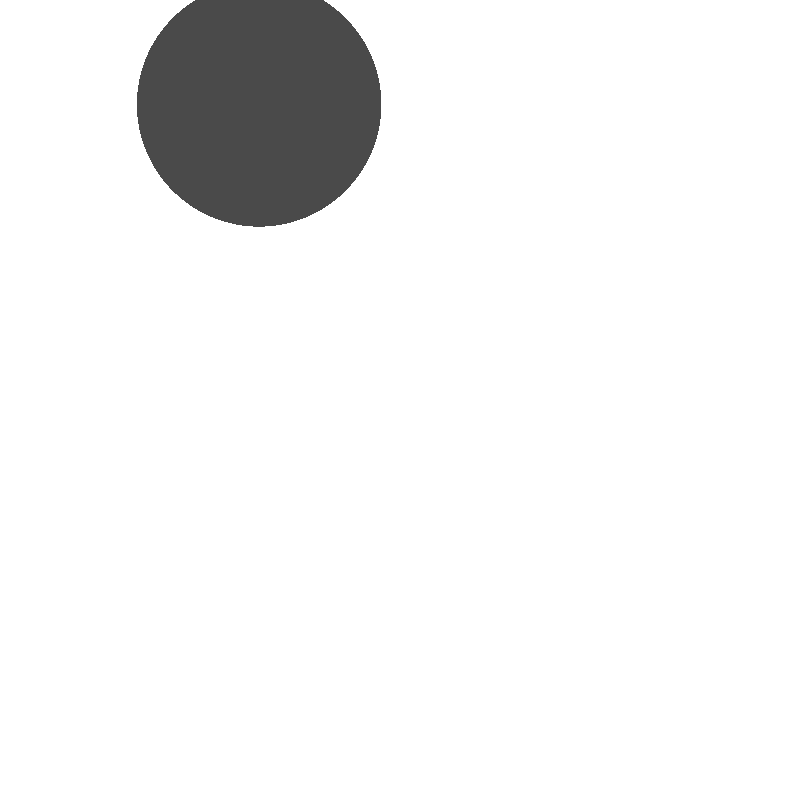
Frame 1 (no input)
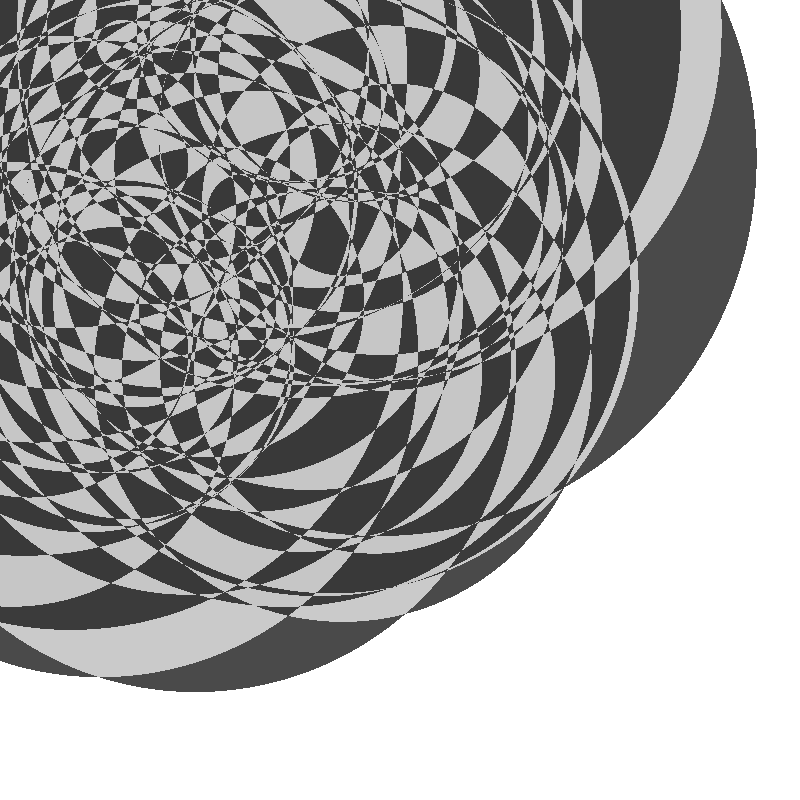
Frame 60 (the mouse pressed at the canvas centre just before this capture)
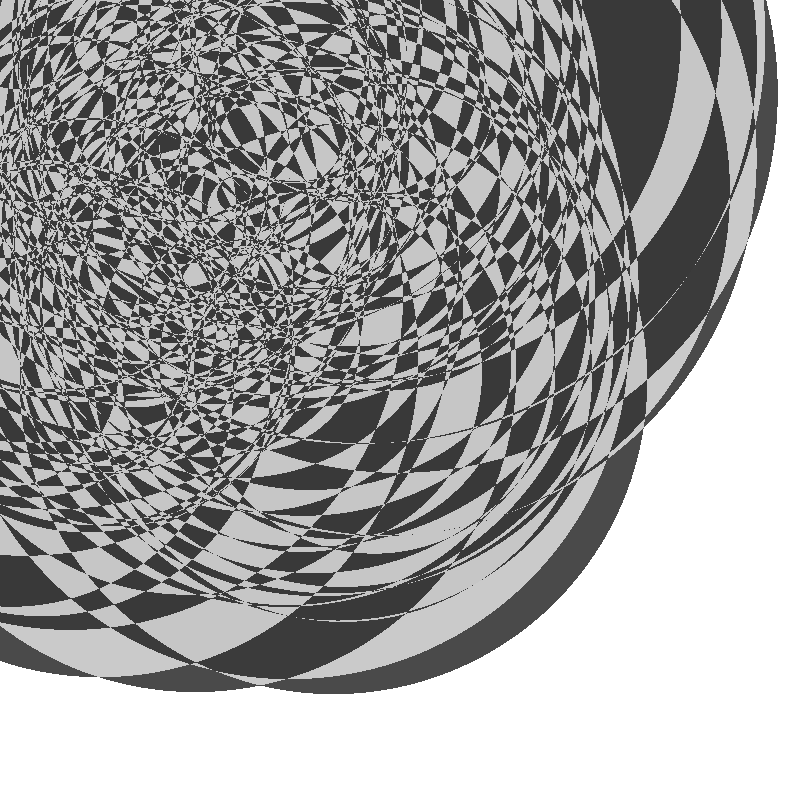
Frame 120 (the mouse held since frame 60 and released just before this capture)

The Processing sketch that drew these frames (run headless with seeded random() and noise(); from frame 60 on, the mouse is pressed at the canvas centre):

// Processing sketch: processing_100296
// ── processing_100296.pde

int[][] colors = new int[800][800];
PVector press;
PVector release;
float radius;
int z;
PVector x;
color a;
void setup(){
  size(800,800);
  frameRate(60);
  background(255);
  for(int i = 0; i < width; i++){
    for(int j = 0; j < height; j++){
      colors[i][j] = 255;
    }
  }
  smooth();
}
void draw(){
press = new PVector(random(width/2),random(height/2));
release = new PVector(random(width/2),random(height/2));
radius = PVector.dist(press,release);
  for(int k = 0; k < width; k++){
    for(int l = 0; l < height; l++){
      x = new PVector(k,l);
      if(PVector.dist(x,press) < radius){
        z = colors[k][l];
        if(z != 255){
          colors[k][l] = 255;
        }
        if(z != 0){
          colors[k][l] = 0;
        }
 
        stroke(colors[k][l]);
        point(k,l);
      }
    }
  }
}
/*void mouseDragged(){
 stroke(255,255,0);
  line(press.x,press.y,mouseX,mouseY);
}
*/
